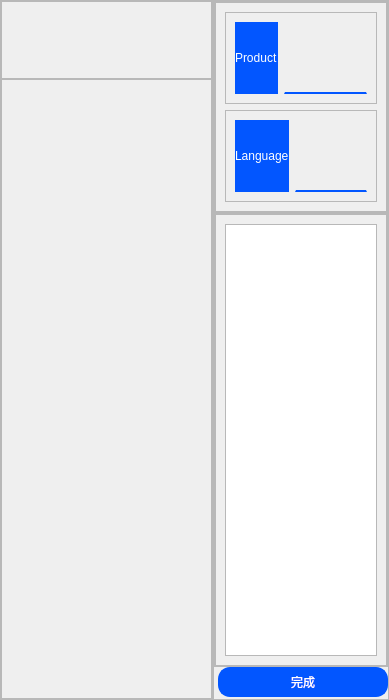
                     <widget class="QWidget" name="BomCheck">
                      <layout class="QHBoxLayout" name="horizontalLayout_6" stretch="3,2">
                       <property name="spacing">
                        <number>0</number>
                       </property>
                       <property name="leftMargin">
                        <number>0</number>
                       </property>
                       <property name="topMargin">
                        <number>0</number>
                       </property>
                       <property name="rightMargin">
                        <number>0</number>
                       </property>
                       <property name="bottomMargin">
                        <number>0</number>
                       </property>
                       <item>
                        <widget class="QFrame" name="frame">
                         <property name="frameShape">
                          <enum>QFrame::Shape::StyledPanel</enum>
                         </property>
                         <property name="frameShadow">
                          <enum>QFrame::Shadow::Raised</enum>
                         </property>
                         <layout class="QVBoxLayout" name="verticalLayout_23" stretch="1,8">
                          <property name="spacing">
                           <number>0</number>
                          </property>
                          <property name="leftMargin">
                           <number>0</number>
                          </property>
                          <property name="topMargin">
                           <number>0</number>
                          </property>
                          <property name="rightMargin">
                           <number>0</number>
                          </property>
                          <property name="bottomMargin">
                           <number>0</number>
                          </property>
                          <item>
                           <widget class="QFrame" name="frame_3">
                            <property name="frameShape">
                             <enum>QFrame::Shape::StyledPanel</enum>
                            </property>
                            <property name="frameShadow">
                             <enum>QFrame::Shadow::Raised</enum>
                            </property>
                            <widget class="QLabel" name="bom_return">
                             <property name="geometry">
                              <rect>
                               <x>10</x>
                               <y>10</y>
                               <width>41</width>
                               <height>41</height>
                              </rect>
                             </property>
                             <property name="styleSheet">
                              <string notr="true">border-image: url(:/icons/images/icons/recall.png);</string>
                             </property>
                             <property name="text">
                              <string/>
                             </property>
                            </widget>
                            <widget class="QLabel" name="BomShowLabel">
                             <property name="geometry">
                              <rect>
                               <x>70</x>
                               <y>20</y>
                               <width>471</width>
                               <height>31</height>
                              </rect>
                             </property>
                             <property name="styleSheet">
                              <string notr="true">color: #222;
font-family: '微软雅黑', 'Microsoft YaHei', Arial, sans-serif;
font-size: 24px;
font-weight: bold;
</string>
                             </property>
                             <property name="text">
                              <string/>
                             </property>
                            </widget>
                           </widget>
                          </item>
                          <item>
                           <widget class="QFrame" name="frame_6">
                            <property name="frameShape">
                             <enum>QFrame::Shape::StyledPanel</enum>
                            </property>
                            <property name="frameShadow">
                             <enum>QFrame::Shadow::Raised</enum>
                            </property>
                            <layout class="QHBoxLayout" name="horizontalLayout_7">
                             <item>
                              <widget class="QLabel" name="label_2">
                               <property name="styleSheet">
                                <string notr="true">border-image: url(:/images/images/images/BOM-check.png);</string>
                               </property>
                               <property name="text">
                                <string/>
                               </property>
                              </widget>
                             </item>
                            </layout>
                           </widget>
                          </item>
                         </layout>
                        </widget>
                       </item>
                       <item>
                        <widget class="QFrame" name="frame_2">
                         <property name="frameShape">
                          <enum>QFrame::Shape::StyledPanel</enum>
                         </property>
                         <property name="frameShadow">
                          <enum>QFrame::Shadow::Raised</enum>
                         </property>
                         <layout class="QVBoxLayout" name="verticalLayout_44" stretch="1,4,1">
                          <property name="spacing">
                           <number>0</number>
                          </property>
                          <property name="leftMargin">
                           <number>0</number>
                          </property>
                          <property name="topMargin">
                           <number>0</number>
                          </property>
                          <property name="rightMargin">
                           <number>0</number>
                          </property>
                          <property name="bottomMargin">
                           <number>0</number>
                          </property>
                          <item>
                           <widget class="QFrame" name="frame_32">
                            <property name="frameShape">
                             <enum>QFrame::Shape::StyledPanel</enum>
                            </property>
                            <property name="frameShadow">
                             <enum>QFrame::Shadow::Raised</enum>
                            </property>
                            <layout class="QVBoxLayout" name="verticalLayout_46" stretch="0">
                             <property name="spacing">
                              <number>0</number>
                             </property>
                             <property name="leftMargin">
                              <number>0</number>
                             </property>
                             <property name="topMargin">
                              <number>0</number>
                             </property>
                             <property name="rightMargin">
                              <number>0</number>
                             </property>
                             <property name="bottomMargin">
                              <number>0</number>
                             </property>
                             <item>
                              <widget class="QFrame" name="frame_36">
                               <property name="styleSheet">
                                <string notr="true"/>
                               </property>
                               <property name="frameShape">
                                <enum>QFrame::Shape::StyledPanel</enum>
                               </property>
                               <property name="frameShadow">
                                <enum>QFrame::Shadow::Raised</enum>
                               </property>
                               <layout class="QVBoxLayout" name="verticalLayout_16" stretch="3,3">
                                <item>
                                 <widget class="QFrame" name="frame_16">
                                  <property name="frameShape">
                                   <enum>QFrame::Shape::StyledPanel</enum>
                                  </property>
                                  <property name="frameShadow">
                                   <enum>QFrame::Shadow::Raised</enum>
                                  </property>
                                  <layout class="QHBoxLayout" name="horizontalLayout_9">
                                   <item>
                                    <widget class="QLabel" name="Productlabel">
                                     <property name="styleSheet">
                                      <string notr="true">background-color: #0256FF;
color: rgb(255, 255, 255);
font: 18px,bold, &quot;微软雅黑&quot;;</string>
                                     </property>
                                     <property name="text">
                                      <string>Product</string>
                                     </property>
                                    </widget>
                                   </item>
                                   <item>
                                    <widget class="QTextEdit" name="Producttext">
                                     <property name="styleSheet">
                                      <string notr="true">font: 18px,bold, &quot;微软雅黑&quot;;
color: rgb(0, 0, 0);
padding-bottom: 0px;
border-bottom: 2px solid #0256FF;
background-color: transparent;
</string>
                                     </property>
                                    </widget>
                                   </item>
                                  </layout>
                                 </widget>
                                </item>
                                <item>
                                 <widget class="QFrame" name="frame_20">
                                  <property name="frameShape">
                                   <enum>QFrame::Shape::StyledPanel</enum>
                                  </property>
                                  <property name="frameShadow">
                                   <enum>QFrame::Shadow::Raised</enum>
                                  </property>
                                  <layout class="QHBoxLayout" name="horizontalLayout_11">
                                   <item>
                                    <widget class="QLabel" name="Languagelabel">
                                     <property name="styleSheet">
                                      <string notr="true">background-color: #0256FF;
color: rgb(255, 255, 255);
font: 18px,bold, &quot;微软雅黑&quot;;</string>
                                     </property>
                                     <property name="text">
                                      <string>Language</string>
                                     </property>
                                    </widget>
                                   </item>
                                   <item>
                                    <widget class="QTextEdit" name="Languagetext">
                                     <property name="styleSheet">
                                      <string notr="true">font: 18px,bold, &quot;微软雅黑&quot;;
color: rgb(0, 0, 0);
padding-bottom: 0px;
border-bottom: 2px solid #0256FF;
background-color: transparent;
</string>
                                     </property>
                                    </widget>
                                   </item>
                                  </layout>
                                 </widget>
                                </item>
                               </layout>
                              </widget>
                             </item>
                            </layout>
                           </widget>
                          </item>
                          <item>
                           <widget class="QFrame" name="frame_33">
                            <property name="frameShape">
                             <enum>QFrame::Shape::StyledPanel</enum>
                            </property>
                            <property name="frameShadow">
                             <enum>QFrame::Shadow::Raised</enum>
                            </property>
                            <layout class="QHBoxLayout" name="horizontalLayout_34" stretch="1">
                             <property name="spacing">
                              <number>0</number>
                             </property>
                             <property name="leftMargin">
                              <number>0</number>
                             </property>
                             <property name="topMargin">
                              <number>0</number>
                             </property>
                             <property name="rightMargin">
                              <number>0</number>
                             </property>
                             <property name="bottomMargin">
                              <number>0</number>
                             </property>
                             <item>
                              <widget class="QFrame" name="frame_34">
                               <property name="frameShape">
                                <enum>QFrame::Shape::StyledPanel</enum>
                               </property>
                               <property name="frameShadow">
                                <enum>QFrame::Shadow::Raised</enum>
                               </property>
                               <layout class="QVBoxLayout" name="verticalLayout_45">
                                <item>
                                 <widget class="QListView" name="BOMFileList"/>
                                </item>
                               </layout>
                              </widget>
                             </item>
                            </layout>
                           </widget>
                          </item>
                          <item>
                           <widget class="QPushButton" name="bomEndBtn">
                            <property name="styleSheet">
                             <string notr="true">QPushButton {
font: 18px,bold, &quot;微软雅黑&quot;;
border: 2px solid #0256FF;
border-radius: 12px;	
background-color: #0256FF;
color: #FFFFFF;
padding: 4px 20px;
margin-bottom: 2px;
margin-left: 4px;
}

QPushButton:hover {
    background-color: #BFBFBF;
	border: 2px solid #BFBFBF;
}</string>
                            </property>
                            <property name="text">
                             <string>完成</string>
                            </property>
                           </widget>
                          </item>
                         </layout>
                        </widget>
                       </item>
                      </layout>
                     </widget>
